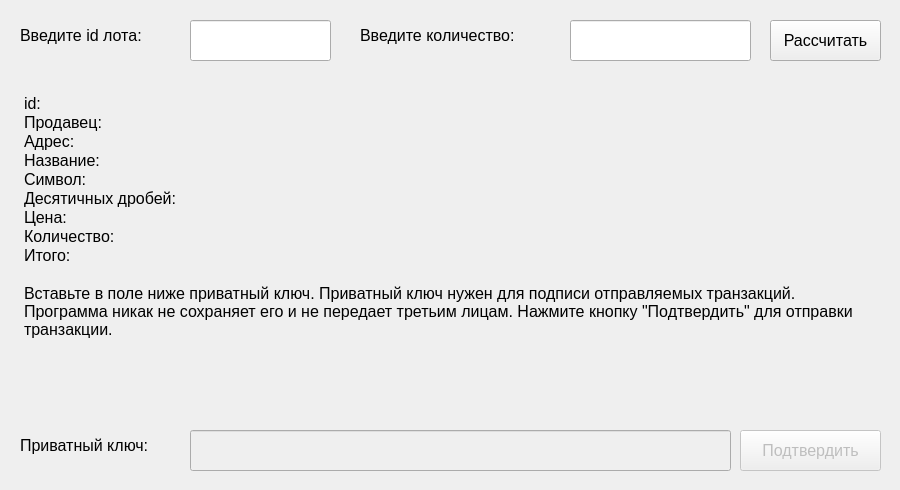
       <widget class="QWidget" name="purchase_tab">
        <attribute name="title">
         <string>Купить</string>
        </attribute>
        <widget class="QWidget" name="horizontalLayoutWidget">
         <property name="geometry">
          <rect>
           <x>10</x>
           <y>10</y>
           <width>881</width>
           <height>61</height>
          </rect>
         </property>
         <layout class="QHBoxLayout" name="horizontalLayout">
          <item>
           <widget class="QWidget" name="widget" native="true">
            <widget class="QLabel" name="label">
             <property name="geometry">
              <rect>
               <x>10</x>
               <y>10</y>
               <width>191</width>
               <height>31</height>
              </rect>
             </property>
             <property name="font">
              <font>
               <pointsize>12</pointsize>
              </font>
             </property>
             <property name="text">
              <string>Введите id лота:</string>
             </property>
            </widget>
            <widget class="QLineEdit" name="id_purchase_input">
             <property name="geometry">
              <rect>
               <x>180</x>
               <y>10</y>
               <width>141</width>
               <height>41</height>
              </rect>
             </property>
             <property name="font">
              <font>
               <pointsize>12</pointsize>
              </font>
             </property>
            </widget>
            <widget class="QLabel" name="label_2">
             <property name="geometry">
              <rect>
               <x>350</x>
               <y>10</y>
               <width>191</width>
               <height>31</height>
              </rect>
             </property>
             <property name="font">
              <font>
               <pointsize>12</pointsize>
              </font>
             </property>
             <property name="text">
              <string>Введите количество:</string>
             </property>
            </widget>
            <widget class="QLineEdit" name="amount_purchase_input">
             <property name="geometry">
              <rect>
               <x>560</x>
               <y>10</y>
               <width>181</width>
               <height>41</height>
              </rect>
             </property>
             <property name="font">
              <font>
               <pointsize>12</pointsize>
              </font>
             </property>
            </widget>
            <widget class="QPushButton" name="count_cost">
             <property name="geometry">
              <rect>
               <x>760</x>
               <y>10</y>
               <width>111</width>
               <height>41</height>
              </rect>
             </property>
             <property name="font">
              <font>
               <pointsize>12</pointsize>
              </font>
             </property>
             <property name="text">
              <string>Рассчитать</string>
             </property>
            </widget>
           </widget>
          </item>
         </layout>
        </widget>
        <widget class="QWidget" name="gridLayoutWidget_3">
         <property name="geometry">
          <rect>
           <x>10</x>
           <y>80</y>
           <width>881</width>
           <height>401</height>
          </rect>
         </property>
         <layout class="QGridLayout" name="gridLayout_3">
          <item row="0" column="0">
           <widget class="QWidget" name="purchase_widget" native="true">
            <property name="enabled">
             <bool>true</bool>
            </property>
            <widget class="QLabel" name="label_3">
             <property name="geometry">
              <rect>
               <x>10</x>
               <y>350</y>
               <width>161</width>
               <height>31</height>
              </rect>
             </property>
             <property name="font">
              <font>
               <pointsize>12</pointsize>
              </font>
             </property>
             <property name="text">
              <string>Приватный ключ:</string>
             </property>
            </widget>
            <widget class="QLineEdit" name="private_key_input_purchase">
             <property name="enabled">
              <bool>false</bool>
             </property>
             <property name="geometry">
              <rect>
               <x>180</x>
               <y>350</y>
               <width>541</width>
               <height>41</height>
              </rect>
             </property>
             <property name="font">
              <font>
               <pointsize>12</pointsize>
              </font>
             </property>
            </widget>
            <widget class="QPushButton" name="apply_purchase_button">
             <property name="enabled">
              <bool>false</bool>
             </property>
             <property name="geometry">
              <rect>
               <x>730</x>
               <y>350</y>
               <width>141</width>
               <height>41</height>
              </rect>
             </property>
             <property name="font">
              <font>
               <pointsize>12</pointsize>
              </font>
             </property>
             <property name="text">
              <string>Подтвердить</string>
             </property>
            </widget>
            <widget class="QTextBrowser" name="purchase_browser">
             <property name="enabled">
              <bool>true</bool>
             </property>
             <property name="geometry">
              <rect>
               <x>10</x>
               <y>10</y>
               <width>841</width>
               <height>321</height>
              </rect>
             </property>
             <property name="sizePolicy">
              <sizepolicy hsizetype="Expanding" vsizetype="Maximum">
               <horstretch>0</horstretch>
               <verstretch>20</verstretch>
              </sizepolicy>
             </property>
             <property name="palette">
              <palette>
               <active>
                <colorrole role="Base">
                 <brush brushstyle="SolidPattern">
                  <color alpha="0">
                   <red>255</red>
                   <green>255</green>
                   <blue>255</blue>
                  </color>
                 </brush>
                </colorrole>
               </active>
               <inactive>
                <colorrole role="Base">
                 <brush brushstyle="SolidPattern">
                  <color alpha="0">
                   <red>255</red>
                   <green>255</green>
                   <blue>255</blue>
                  </color>
                 </brush>
                </colorrole>
               </inactive>
               <disabled>
                <colorrole role="Base">
                 <brush brushstyle="SolidPattern">
                  <color alpha="255">
                   <red>239</red>
                   <green>239</green>
                   <blue>239</blue>
                  </color>
                 </brush>
                </colorrole>
               </disabled>
              </palette>
             </property>
             <property name="contextMenuPolicy">
              <enum>Qt::DefaultContextMenu</enum>
             </property>
             <property name="acceptDrops">
              <bool>false</bool>
             </property>
             <property name="autoFillBackground">
              <bool>false</bool>
             </property>
             <property name="frameShape">
              <enum>QFrame::NoFrame</enum>
             </property>
             <property name="frameShadow">
              <enum>QFrame::Plain</enum>
             </property>
             <property name="verticalScrollBarPolicy">
              <enum>Qt::ScrollBarAlwaysOff</enum>
             </property>
             <property name="horizontalScrollBarPolicy">
              <enum>Qt::ScrollBarAlwaysOff</enum>
             </property>
             <property name="sizeAdjustPolicy">
              <enum>QAbstractScrollArea::AdjustIgnored</enum>
             </property>
             <property name="readOnly">
              <bool>true</bool>
             </property>
             <property name="html">
              <string>&lt;!DOCTYPE HTML PUBLIC &quot;-//W3C//DTD HTML 4.0//EN&quot; &quot;http://www.w3.org/TR/REC-html40/strict.dtd&quot;&gt;
&lt;html&gt;&lt;head&gt;&lt;meta name=&quot;qrichtext&quot; content=&quot;1&quot; /&gt;&lt;style type=&quot;text/css&quot;&gt;
p, li { white-space: pre-wrap; }
&lt;/style&gt;&lt;/head&gt;&lt;body style=&quot; font-family:'MS Shell Dlg 2'; font-size:14pt; font-weight:400; font-style:normal;&quot;&gt;
&lt;p style=&quot; margin-top:0px; margin-bottom:0px; margin-left:0px; margin-right:0px; -qt-block-indent:0; text-indent:0px;&quot;&gt;&lt;span style=&quot; font-size:12pt;&quot;&gt;id:&lt;/span&gt;&lt;/p&gt;
&lt;p style=&quot; margin-top:0px; margin-bottom:0px; margin-left:0px; margin-right:0px; -qt-block-indent:0; text-indent:0px;&quot;&gt;&lt;span style=&quot; font-size:12pt;&quot;&gt;Продавец:&lt;/span&gt;&lt;/p&gt;
&lt;p style=&quot; margin-top:0px; margin-bottom:0px; margin-left:0px; margin-right:0px; -qt-block-indent:0; text-indent:0px;&quot;&gt;&lt;span style=&quot; font-size:12pt;&quot;&gt;Адрес:&lt;/span&gt;&lt;/p&gt;
&lt;p style=&quot; margin-top:0px; margin-bottom:0px; margin-left:0px; margin-right:0px; -qt-block-indent:0; text-indent:0px;&quot;&gt;&lt;span style=&quot; font-size:12pt;&quot;&gt;Название:&lt;/span&gt;&lt;/p&gt;
&lt;p style=&quot; margin-top:0px; margin-bottom:0px; margin-left:0px; margin-right:0px; -qt-block-indent:0; text-indent:0px;&quot;&gt;&lt;span style=&quot; font-size:12pt;&quot;&gt;Символ:&lt;/span&gt;&lt;/p&gt;
&lt;p style=&quot; margin-top:0px; margin-bottom:0px; margin-left:0px; margin-right:0px; -qt-block-indent:0; text-indent:0px;&quot;&gt;&lt;span style=&quot; font-size:12pt;&quot;&gt;Десятичных дробей:&lt;/span&gt;&lt;/p&gt;
&lt;p style=&quot; margin-top:0px; margin-bottom:0px; margin-left:0px; margin-right:0px; -qt-block-indent:0; text-indent:0px;&quot;&gt;&lt;span style=&quot; font-size:12pt;&quot;&gt;Цена:&lt;/span&gt;&lt;/p&gt;
&lt;p style=&quot; margin-top:0px; margin-bottom:0px; margin-left:0px; margin-right:0px; -qt-block-indent:0; text-indent:0px;&quot;&gt;&lt;span style=&quot; font-size:12pt;&quot;&gt;Количество:&lt;/span&gt;&lt;/p&gt;
&lt;p style=&quot; margin-top:0px; margin-bottom:0px; margin-left:0px; margin-right:0px; -qt-block-indent:0; text-indent:0px;&quot;&gt;&lt;span style=&quot; font-size:12pt;&quot;&gt;Итого:&lt;/span&gt;&lt;/p&gt;
&lt;p style=&quot;-qt-paragraph-type:empty; margin-top:0px; margin-bottom:0px; margin-left:0px; margin-right:0px; -qt-block-indent:0; text-indent:0px; font-size:12pt;&quot;&gt;&lt;br /&gt;&lt;/p&gt;
&lt;p style=&quot; margin-top:0px; margin-bottom:0px; margin-left:0px; margin-right:0px; -qt-block-indent:0; text-indent:0px;&quot;&gt;&lt;span style=&quot; font-size:12pt;&quot;&gt;Вставьте в поле ниже приватный ключ. Приватный ключ нужен для подписи отправляемых транзакций. Программа никак не сохраняет его и не передает третьим лицам. Нажмите кнопку &amp;quot;Подтвердить&amp;quot; для отправки транзакции.&lt;/span&gt;&lt;/p&gt;&lt;/body&gt;&lt;/html&gt;</string>
             </property>
            </widget>
           </widget>
          </item>
         </layout>
        </widget>
       </widget>
